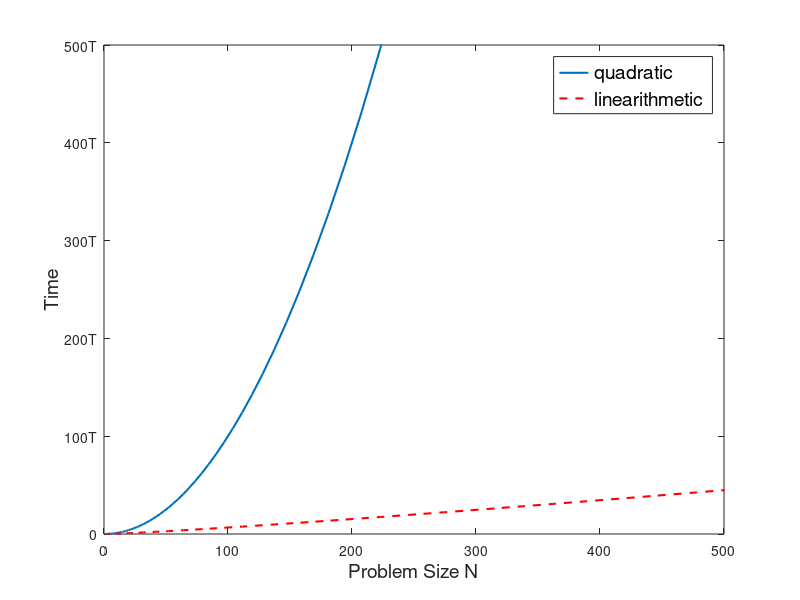

MATLAB code to generate this figure:

% close all

% Problem size
n=0:0.1:9;
N=2.^n;
T = 1e-2;


color = [1 1 1];
fontsize = 14;
h = figure;
set(h,'Color',color)

axesh = axes('Parent',h);
set(axesh,'FontSize',fontsize);

plot(N,T*N.^2,'LineWidth',1.5)
hold on
plot(N,T*N.*log2(N),'r--','LineWidth',1.5)

h_legend = legend(axesh,'quadratic','linearithmetic');
set(h_legend,'FontSize',fontsize)
xlabel('Problem Size N','FontSize',fontsize)
ylabel('Time','FontSize',fontsize);
axis([0 500 0 500])
set(axesh,'YTick',0:100:500)
set(axesh,'YTickLabel',{'0','100T','200T','300T','400T','500T',})

% saveas(h,'figures/order_of_growth.eps')
